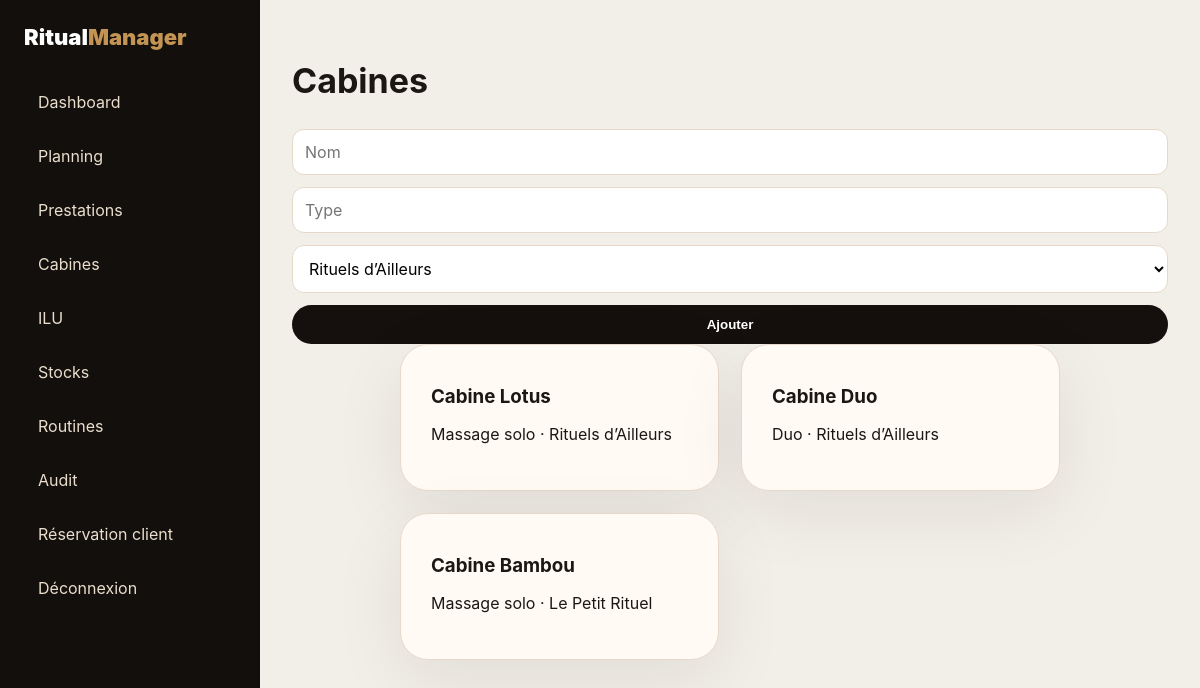
The page /admin/cabines (signed in) on the database its author committed.
### app/models/entities.py (models this page shows)
class Cabin(db.Model):
    id = db.Column(db.Integer, primary_key=True)
    name = db.Column(db.String(120), nullable=False)
    institute_id = db.Column(db.Integer, db.ForeignKey('institute.id'), nullable=False)
    cabin_type = db.Column(db.String(100), default='Massage solo')
    is_active = db.Column(db.Boolean, default=True)
    institute = db.relationship('Institute')

class Institute(db.Model):
    id = db.Column(db.Integer, primary_key=True)
    name = db.Column(db.String(120), nullable=False)
    address = db.Column(db.String(255), default='')
    phone = db.Column(db.String(50), default='')

### app/admin/routes.py (the view)
@admin_bp.route('/cabines', methods=['GET','POST'])
@login_required
def cabins():
    if request.method == 'POST':
        c = Cabin(name=request.form['name'], cabin_type=request.form['cabin_type'], institute_id=int(request.form['institute_id']))
        db.session.add(c); db.session.commit()
        return redirect(url_for('admin.cabins'))
    return render_template('admin/cabins.html', cabins=Cabin.query.all(), institutes=Institute.query.all())

### app/utils/auth.py (called while the page is built)
def login_required(fn):
    @wraps(fn)
    def wrapper(*args, **kwargs):
        if not session.get('user_id'):
            return redirect(url_for('auth.login'))
        return fn(*args, **kwargs)
    return wrapper

### app/templates/admin/cabins.html
{% extends 'admin/base_admin.html' %}{% block admin_content %}<h1>Cabines</h1><form class="inline-form" method="post"><input name="name" placeholder="Nom" required><input name="cabin_type" placeholder="Type"><select name="institute_id">{% for i in institutes %}<option value="{{i.id}}">{{i.name}}</option>{% endfor %}</select><button>Ajouter</button></form><div class="grid cards">{% for c in cabins %}<div class="card"><h3>{{c.name}}</h3><p>{{c.cabin_type}} · {{c.institute.name}}</p></div>{% endfor %}</div>{% endblock %}

### app/static/css/app.css (style rules this page uses)
:root { --bg:#f5f0ea;--ink:#1d1713;--muted:#74695f;--gold:#c39453;--card:#fffaf4;--line:#e6d9ca;--dark:#15100d;--green:#d8f5df;--blue:#dcecff;--red:#ffe0e0 }
* { box-sizing:border-box }
body { margin:0;font-family:Inter,Segoe UI,Arial,sans-serif;background:var(--bg);color:var(--ink) }
.hero-card,.card,.login-card { background:var(--card);border:1px solid var(--line);border-radius:28px;box-shadow:0 20px 70px rgba(44,30,18,.08);padding:30px }
.btn,button { border:0;background:var(--dark);color:#fff;border-radius:999px;padding:12px 20px;font-weight:800;cursor:pointer }
.grid { display:grid;gap:22px }
.cards { grid-template-columns:repeat(auto-fit,minmax(240px,1fr));padding:0 9vw 70px }
.card h3 { margin:10px 0 }
.login-card form,.inline-form { display:grid;gap:12px }
.login-card input,.inline-form input,.inline-form select,.inline-form textarea,select,input,textarea { border:1px solid var(--line);border-radius:12px;padding:12px;background:#fff;font:inherit }
.admin-body { display:grid;grid-template-columns:260px 1fr;background:#f2eee8 }
.admin-main h1 { font-size:34px }

### rows shown on the page
Cabin: name "Cabine Lotus", cabin_type "Massage solo", institute.name "Rituels d’Ailleurs"
Cabin: name "Cabine Duo", cabin_type "Duo", institute.name "Rituels d’Ailleurs"
Cabin: name "Cabine Bambou", cabin_type "Massage solo", institute.name "Le Petit Rituel"

### other values the page prints
form field institute_id "Rituels d’Ailleurs"
